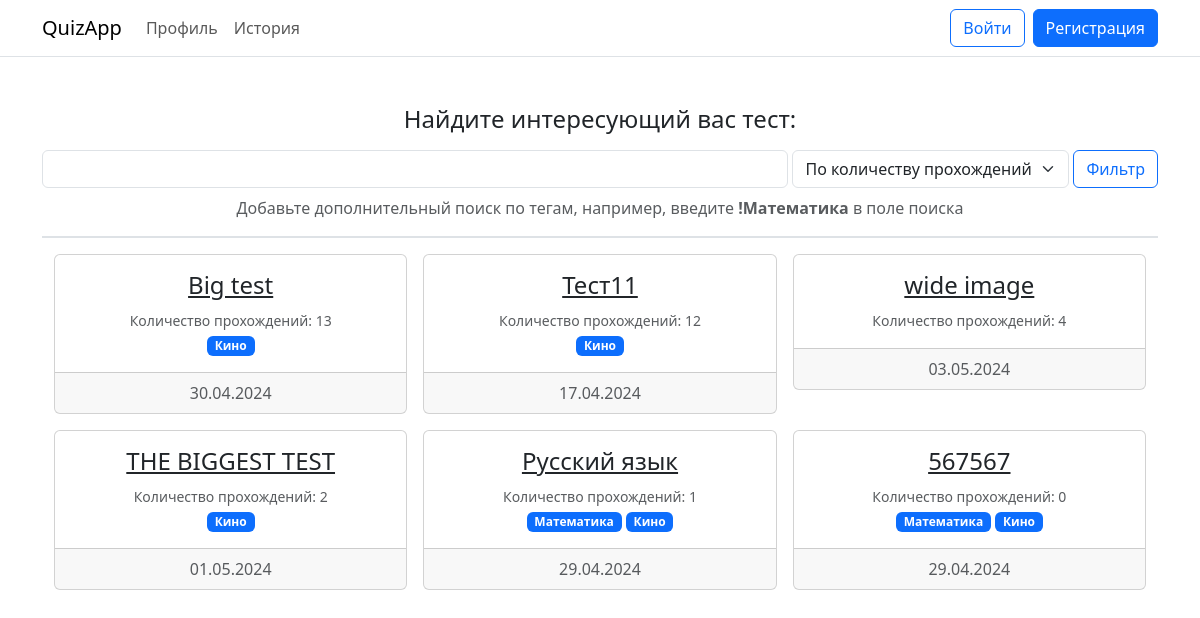
Before: / with the older database file.
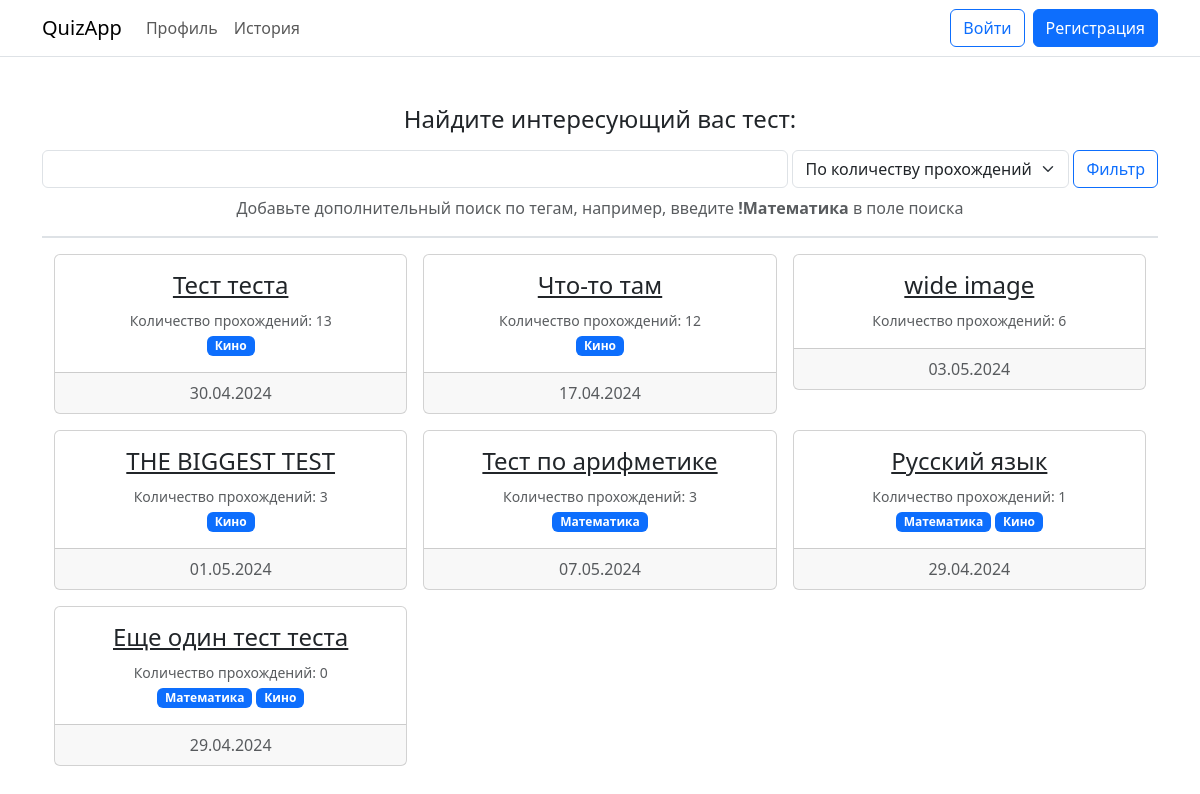
After: the same page with the newer database file.
### Web/models.py (models this page shows)
class Test(models.Model):
    tags = models.ManyToManyField(Tags)
    user = models.ForeignKey(User, on_delete = models.CASCADE)
    title = models.CharField(max_length = 200, default = "")
    description = models.CharField(max_length = 2000, default = "")
    is_published = models.BooleanField(default = False)
    published_at = models.DateField(default = datetime.date.today())
    created_at = models.DateField(default = datetime.date.today())
    pass_rate = models.IntegerField(default = 0)

class Tags(models.Model):
    label = models.CharField(max_length = 60)

### Web/views.py (the view, shortened to what this page needs)
# urls.py: path("", web.index),
def index(request):
    title = request.GET.get("title") if request.GET.get("title") else ""
    initial = title
    orderBy = request.GET.get("orderBy")
    query = Test.objects.filter(is_published = True)
    if orderBy == "published_at":
        query = query.order_by("-published_at")
    else:
        query = query.order_by("-pass_rate")
    tests = list(query)
    title = title.lower()
    title = title.strip()
    tests = list(filter(lambda test: title in test.title.lower(), tests))
    context = { "tests": tests,
                "title": initial,
                "selected": 1 if orderBy == "published_at" else 0,
                "username": request.user.username  }
    return render(request, "Web/index.html", context)

### templates/Web/index.html (shortened to what this page needs)
{% extends "Web/base.html" %}
{% block auth %}{% include "Web/log_navbar.html" %}{% endblock auth %}
{% block content %}
    <h4 class="text-center mb-3 mt-5">Найдите интересующий вас тест:</h4>
    <form method="get" class="d-flex mb-2">
        <div class="flex-grow-1 me-1">
            <input name="title" class="form-control" value="{{ title }}"/>
        </div>
        <div class="me-1">
            <select name="orderBy" class="form-select">
                <option value="pass_rate" {% if selected == 0 %}selected{% endif %}>По количеству прохождений</option>
            </select>
        </div>
        <input type="submit" value="Фильтр" class="btn btn-outline-primary" />
    </form>
    <p class="text-center text-body-secondary">Добавьте дополнительный поиск по тегам, например, введите <b>!Математика</b> в поле поиска</p>
    <span class="d-flex border-bottom border-2 mb-3"></span>
    {% if tests %}
    <div class="container mb-5">
        <div class="row row-cols-1 row-cols-sm-2 row-cols-md-3 g-3">
        {% for test in tests %}
        <div class="col">
            <div class="card text-center">
                <div class="card-body">
                    <p class="mb-2"><a class="card-title h4" href="about/{{test.id}}">{{ test.title }}</a></p>
                    <small class="text-body-secondary">Количество прохождений: {{ test.pass_rate }}</small>
                    <p class="mb-0">
                        {% for tag in test.tags.all %}
                            <span class="badge text-bg-primary">{{ tag.label }}</span>
                        {% endfor %}
                    </p>
                </div>
                <div class="card-footer text-body-secondary">
                    {{ test.published_at|date:"d.m.Y" }}
                </div>
            </div>
        </div>
        {% endfor %}
        </div>
    </div>
    {% else %}
    <h5 class="text-center">Список пуст</h5>
    {% endif %}
{% endblock content %}

Changed rows visible on the page:
changed Test: title "Big test" → "Тест теста"
changed Test: title "Тест11" → "Что-то там"
changed Test "wide image": pass_rate "4" → "6"
changed Test "THE BIGGEST TEST": pass_rate "2" → "3"
added Test: title "Тест по арифметике", pass_rate "3", published_at "07.05.2024", Tags (label "Математика")
changed Test: title "567567" → "Еще один тест теста"
